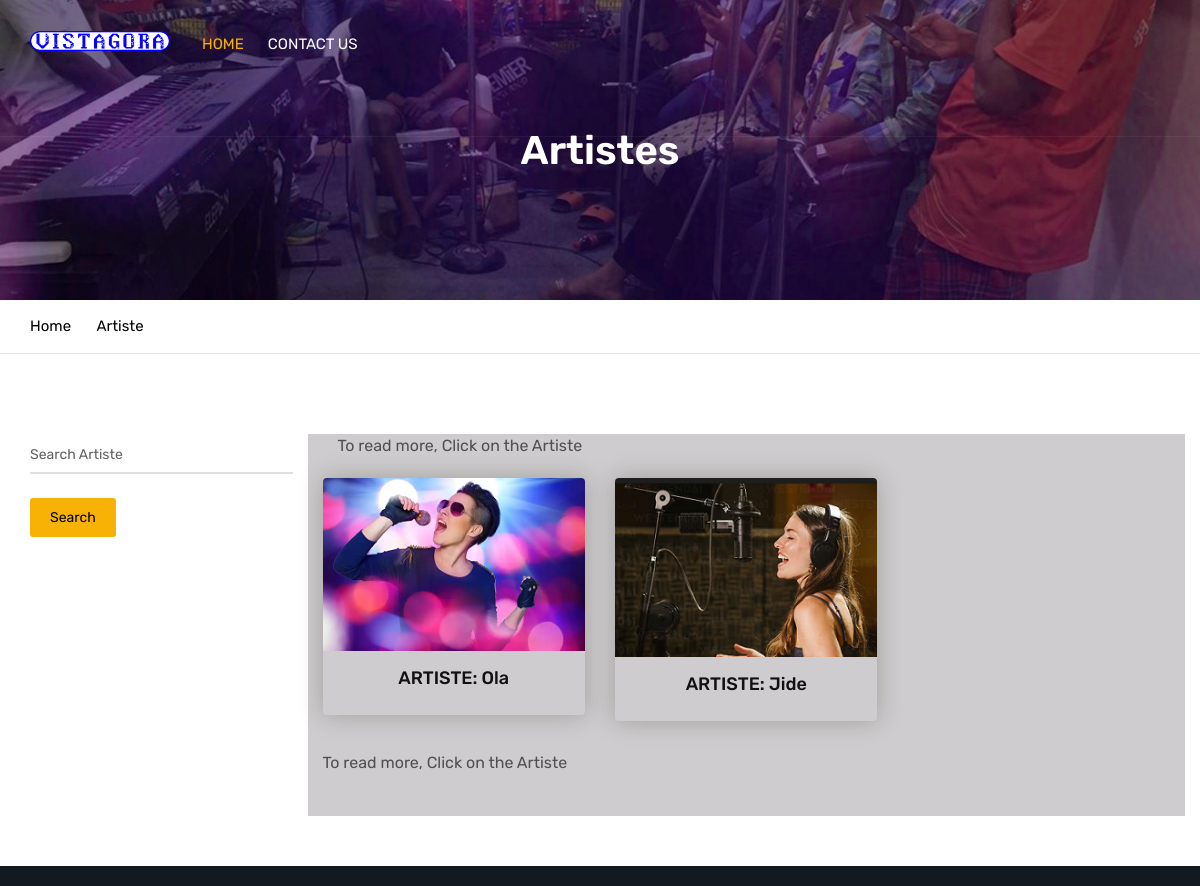
The page /vista-gora/artistes on the database its author committed.
### ourapp/models.py (models this page shows)
class Artiste(models.Model):
    artiste = models.CharField(max_length=100)
    identification_code = models.CharField(max_length=30, unique=True)
    description = models.TextField(max_length=300)
    artiste_picture = models.FileField(upload_to="artiste_picture")

### ourapp/views.py (the view)
# urls.py: path("vista-gora/artistes", views.artiste, name="artiste"),
def artiste(request):
    if request.method == "POST":
        nametok = request.POST.get("dzName")
        print("It is a Post: ", nametok)
        tok = nametok
        cont = Artiste.objects.all()
        tok = tok.upper()
        got2 = None
        try:
            got2 = []
            for i in cont:
                toU = str(i.artiste)
                if tok == toU.upper():
                    got2.append(i.identification_code)
            print(got2)
            return render(request, "search_course1111.html", {"tok": tok, "got": cont, "got2": got2})
        except:
            return render(request, "search_course1111.html", {"tok": tok, "cont": cont, "ck": False})
    else:
        global keeprow3
        keeprow3 = []
        all_c = Artiste.objects.all()
        keepobj = []
        keepno = 0
        nmbr = 0
        for i in all_c:
            keepno += 1
            keepobj.append(i)
            if keepno == 9:
                keepno = 0
                keeprow3.append(keepobj)
                keepobj = []
        if keepno != 0:  # (1)if there is second row but its not up to 9 fields add the remaining fields OR (2)add keepobj because we only have one page only and it's not up to 9 fields
            keeprow3.append(keepobj)
        if len(keeprow3) > 1:  # to enable page
            return render(request, "artist.html", {"enablepage": True, "nmbr": nmbr, "curr_page": nmbr + 1,
                                                  "pageno": len(keeprow3), "keeprow": keeprow3[0],})
        return render(request, "artist.html",
                      {"enablepage": False, "nmbr": nmbr, "keeprow": keeprow3[0],
                       "curr_page": nmbr + 1})

### ourapp/templates/artist.html (shortened to what this page needs)
{% load static %}
<!DOCTYPE html>
<html lang="en">
<head>
	<link rel="stylesheet" type="text/css" href="{% static 'assets/css/assets.css' %}">
	<link rel="stylesheet" type="text/css" href="{% static 'assets/css/typography.css' %}">
	<link rel="stylesheet" type="text/css" href="{% static 'assets/css/shortcodes/shortcodes.css' %}">
	<link rel="stylesheet" type="text/css" href="{% static 'assets/css/style.css' %}">
	<link class="skin" rel="stylesheet" type="text/css" href="{% static 'assets/css/color/color-1.css' %}">
	<link rel="stylesheet" type="text/css" href="{% static 'assets/vendors/revolution/css/layers.css' %}">
	<link rel="stylesheet" type="text/css" href="{% static 'assets/vendors/revolution/css/settings.css' %}">
	<link rel="stylesheet" type="text/css" href="{% static 'assets/vendors/revolution/css/navigation.css' %}">
	<link rel="stylesheet" type="text/css" href="{% static 'admin/assets/css/dashboard.css' %}">
</head>
<body id="bg">
<div class="page-wraper">
   <header class="header rs-nav header-transparent">
		<div class="sticky-header navbar-expand-lg">
            <div class="menu-bar clearfix">
                <div class="container clearfix">
					<div class="menu-logo">
						<a href="{% url 'index' %}"><img src="{% static 'assets/images/logo-white.png' %}" alt=""></a>
					</div>
                    <div class="menu-links navbar-collapse collapse justify-content-start" id="menuDropdown">
                        <ul class="nav navbar-nav">
							<li class="active"><a href="{% url 'index' %}"><p>Home</p></a></li>
							<li><a href="{% url 'contact'  %}"><p>Contact Us<p></a></li>
						</ul>
                    </div>
                </div>
            </div>
        </div>
    </header>
    <div class="page-content bg-white">
        <div class="page-banner" style="background-image:url({% static 'assets/images/bgp2.jpg' %});">
			<div class="page-banner" style="background-image:url({% static 'assets/images/bgp2.jpg' %});">
				 <div class="container">
					<div class="page-banner-entry">
						<h1 class="text-white">Artistes</h1>
					 </div>
				</div>
			</div>
        </div>
		<div class="breadcrumb-row">
			<div class="container">
				<ul class="list-inline">
					<li><a href="{% url 'index' %}">Home</a></li>
					<li> <a >Artiste</a></li>
				</ul>
			</div>
		</div>
		<div class="content-block">
			<div class="section-area section-sp1">
                <div class="container">
					 <div class="row">
						<div class="col-lg-3 col-md-4 col-sm-12 m-b30">
							<div class="widget courses-search-bx placeani">
								<div class="form-group">
									<form action="" method="POST">
										<div class="input-group">
											<label>Search Artiste</label>
											<input name="dzName" type="text" required class="form-control">
										</div>
										<button class="btn">Search</button>
									</form>
								</div>
							</div>
							<div class="widget">
							</div>
						</div>
							<div class="col-lg-9 col-md-8 col-sm-12 bgsong admin-courses">
								<div  class="col-lg-12 m-b20">To read more, Click on the Artiste</div>
									<div class="row">
										{% for row in keeprow %}
											<div class="col-md-6 col-lg-4 col-sm-6 m-b30">
												<div class="cours-bx">
													<div class="action-box">
														<div class="">
															<img src="{{row.artiste_picture.url}}" alt="">
														</div>
													</div>
													<div class="info-bx text-center">
														<h5><a href="#">ARTISTE: {{row.artiste}}</a></h5>
													</div>
												</div>
											</div>
										{% endfor %}
										<div  class="col-lg-12 m-b20">To read more, Click on the Artiste</div>
										<div class="col-lg-12 m-b20">
										</div>
									</div>
							</div>
					 	</div>
				</div>
            </div>
        </div>
    </div>
    <footer>
        <div class="footer-top">
        </div>
    </footer>
</div>
</body>
</html>

### staticfiles/assets/css/typography.css (style rules this page uses)
body { background-color: white; font-family: Rubik; font-size: 16px; font-weight: 400; color:#505050; padding: 0; margin: 0; overflow-x: hidden; -webkit-font-smoothing: antialiased; font-smoothing: antialiased; -moz-osx-font-smoothing: grayscale; scroll-behavior: smooth; }
a { color: yellow; outline: 0 none; text-decoration: none; }
p a { color: #333333; }
img { border-style: none; height: auto; max-width: 100%; vertical-align: middle; }
section, article, aside, details, figcaption, figure, footer, header, hgroup, main, menu, nav, summary { display: block; }
p, address, pre, hr, ul, ol, dl, dd, table { margin-bottom: 24px; }
p { line-height: 28px; margin-bottom: 24px; }
h1, h2, h3, h4, h5, h6 { color: #111111; font-family: rubik; margin-top:0; }
h1 a, h2 a, h3 a, h4 a, h5 a, h6 a { color: inherit; }
h1 { font-size: 36px; line-height: 45px; margin-bottom: 25px; font-weight: 700; }
h5 { font-size: 18px; line-height: 24px; margin-bottom: 10px; font-weight: 500; }
dl, ul, ol { list-style-position: outside; padding: 0; }
ul, ol { margin-bottom: 24px; }
ul li, ol li { padding: 0; }
.m-b20 { margin-bottom: 20px; }
.m-b30 { margin-bottom: 30px; }
.text-white { color: #fff; }
.bg-white { background-color: #FFF; }
.text-white { color: #FFF; }
.list-inline li { display: inline-block; }
.bgsong { background: rgba(10,0,10,.2); }

### staticfiles/assets/css/style.css (style rules this page uses)
.header { position: relative; z-index: 99999; }
.header ul, .header ol { margin-bottom: 0; }
.menu-logo { display: table; float: left; vertical-align: middle; padding: 0; color: #EFBB20; margin-top: 0; margin-bottom: 0; margin-left: 0; margin-right: 0; width: 140px; height: 80px; position: relative; z-index: 9; transition:all 0.5s; -moz-transition:all 0.5s; -webkit-transition:all 0.5s; -o-transition:all 0.5s; padding-right:20px; }
.menu-logo > a { display: table-cell; vertical-align: middle; }
.menu-logo img { max-height: 60px; width: auto; max-width: 140px; }
.menu-bar { background: #FFFFFF; width: 100%; position: relative; }
.menu-links { position: relative; padding: 0; }
.menu-links .nav { float: right; }
.menu-links .nav > li { margin: 0px; font-weight: 400; text-transform: uppercase; position: relative; font-family: Rubik; }
.menu-links .nav > li > a { border-radius: 0px; color: #000; font-size: 15px; padding: 30px 12px; cursor: pointer; font-weight: 400; display: inline-block; }
.menu-links .nav > li.active > a, .menu-links .nav > li.current-menu-item > a { background-color: transparent; color: #EFBB20; }
.header-transparent { position:absolute; width:100%; }
.header-transparent .menu-bar { background-color:rgba(0,0,0,0); border-bottom: 1px solid rgba(255,255,255,0.05); }
.header-transparent .menu-links .nav > li > a { color:#fff; }
.header-transparent .menu-links .nav > li > a, .header-transparent .secondary-menu .btn-link, .header-transparent .navbar-toggler { color: #fff; }
.page-banner { height: 300px; background-size: cover; background-position: center center; display: table; width: 100%; text-align:left; }
.page-banner .container { display: table; height: 100%; }
.page-banner-entry { display: table-cell; vertical-align: middle; text-align: center; }
.page-banner h1 { font-weight:600; font-size:40px; margin-bottom: 0; }
.breadcrumb-row ul li a { color:#000; }
footer p, footer strong, footer b, footer { color: #b0b0b0; }
.footer-top { background: #303030; background-size: cover; background-position: center; padding: 0 0 20px; font-family:rubik; }
.cours-bx .info-bx { padding:15px; font-size: 13px; }
.cours-bx { box-shadow:0 0 25px 0 rgba(29,25,0,0.25); border-radius: 4px; overflow: hidden; }
.section-sp1 { padding-top:80px; padding-bottom:50px; }
.courses-search-bx .input-group, .contact-bx .input-group { display:block; position:relative; }
.courses-search-bx .input-group .form-control, .contact-bx .input-group .form-control, .courses-search-bx .input-group label, .contact-bx .input-group label { width:100%; }
.courses-search-bx .input-group label, .contact-bx .input-group label { font-size: 14px; font-weight: 400; color: #606060; position: absolute; top: 10px; left: 0; transition:all 0.5s; -moz-transition:all 0.5s; -webkit-transition:all 0.5s; -ms-transition:all 0.5s; -o-transition:all 0.5s; }
.courses-search-bx .input-group .form-control, .contact-bx .input-group .form-control { border-width: 0 0 1px 0; background-color:rgba(0,0,0,0); padding:10px 0; }
.courses-search-bx .input-group .form-control { border-width: 0 0 2px 0; border-color:#E0E0E0; }

### staticfiles/assets/css/shortcodes/widget.css (style rules this page uses)
.widget { margin-bottom: 50px; }

### rows shown on the page
Artiste: artiste_picture (picture), artiste "Ola"
Artiste: artiste_picture (picture), artiste "Jide"
